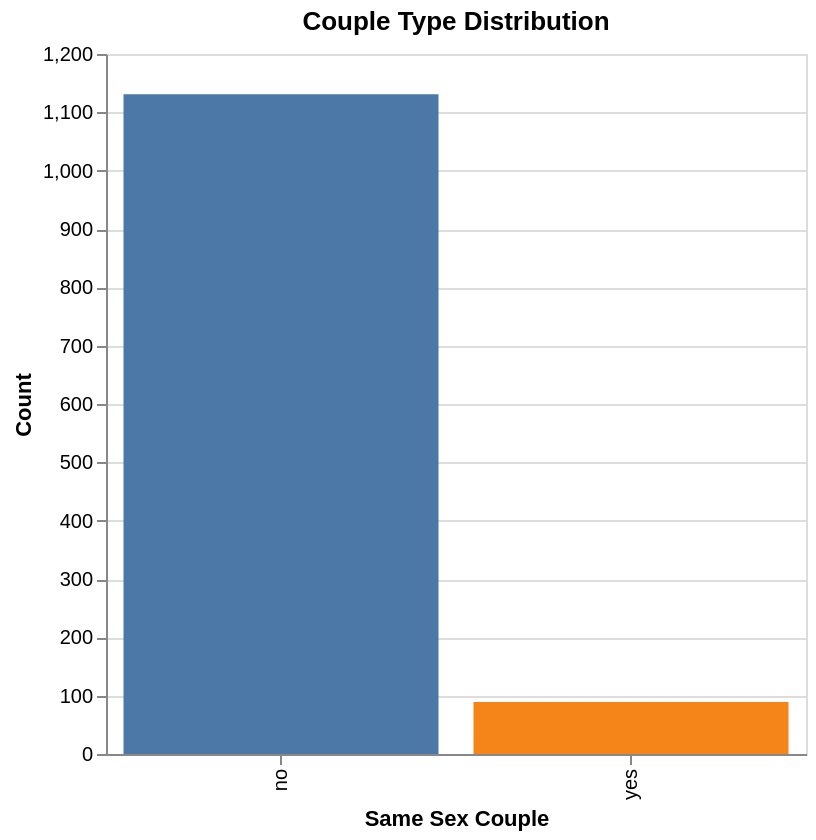

Notebook code for this chart:
### Markdown cell above
## 3. Exploratory Data Analysis

### Code cell
alt.Chart(hcmst).mark_bar().encode(
    x=alt.X("same_sex_couple").title("Same Sex Couple"),
    y=alt.Y("count()").title("Count"),
    color=alt.Color("same_sex_couple", legend=None),
).properties(title="Couple Type Distribution", width=350, height=350)

### Figure 1 — Vega-Lite specification as saved in the notebook (floating-point values rounded to 4 significant figures; data arrays with more than 128 entries replaced by an {"elided": "..."} marker saying what was removed)
{"config": {"view": {"continuousWidth": 300, "continuousHeight": 300}}, "data": {"name": "data-d595c2bdb5b2d7b32cdc290d5f8e410f"}, "mark": {"type": "bar"}, "encoding": {"color": {"field": "same_sex_couple", "legend": null, "type": "nominal"}, "x": {"field": "same_sex_couple", "title": "Same Sex Couple", "type": "nominal"}, "y": {"aggregate": "count", "title": "Count", "type": "quantitative"}}, "height": 350, "title": "Couple Type Distribution", "width": 350, "$schema": "https://vega.github.io/schema/vega-lite/v5.20.1.json", "datasets": {"data-d595c2bdb5b2d7b32cdc290d5f8e410f": {"elided": "1220 records"}}}
